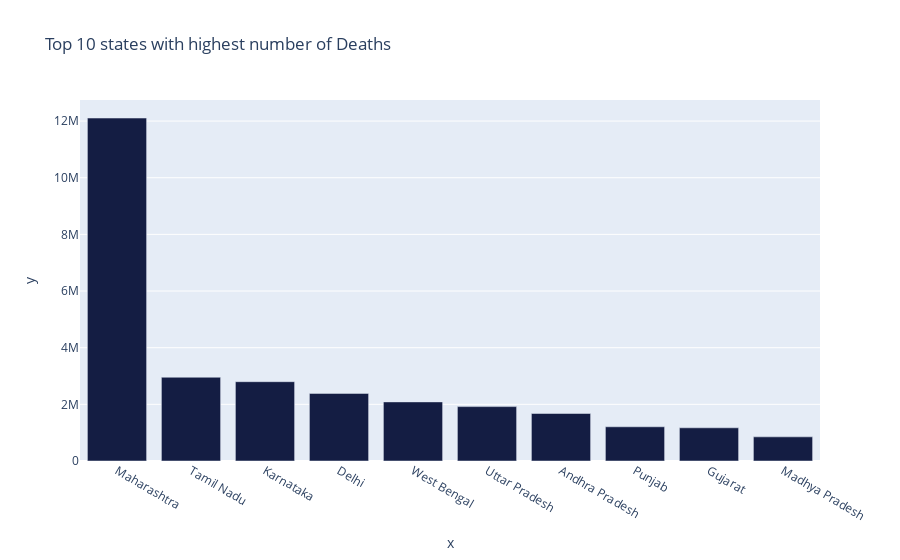

The code cell stored with this chart in its notebook:
### Code cell
px.bar(x=state_wise.nlargest(10,"Deaths")["State/UnionTerritory"],
       y = state_wise.nlargest(10,"Deaths")["Deaths"],
       color_discrete_sequence=px.colors.diverging.curl,
       title="Top 10 states with highest number of Deaths")

### Figure 1 — Plotly figure (JSON) as saved in the notebook; plotly's stock layout.template omitted (floating-point values rounded to 4 significant figures)
{"data": [{"alignmentgroup": "True", "hovertemplate": "x=%{x}<br>y=%{y}<extra></extra>", "legendgroup": "", "marker": {"color": "rgb(20, 29, 67)"}, "name": "", "offsetgroup": "", "orientation": "v", "showlegend": false, "textposition": "auto", "type": "bar", "x": ["Maharashtra", "Tamil Nadu", "Karnataka", "Delhi", "West Bengal", "Uttar Pradesh", "Andhra Pradesh", "Punjab", "Gujarat", "Madhya Pradesh"], "xaxis": "x", "y": [12106217, 2956041, 2799191, 2386117, 2086314, 1920013, 1676597, 1207733, 1171490, 852536], "yaxis": "y"}], "layout": {"barmode": "relative", "legend": {"tracegroupgap": 0}, "title": {"text": "Top 10 states with highest number of Deaths"}, "xaxis": {"anchor": "y", "domain": [0, 1], "title": {"text": "x"}}, "yaxis": {"anchor": "x", "domain": [0, 1], "title": {"text": "y"}}}}
